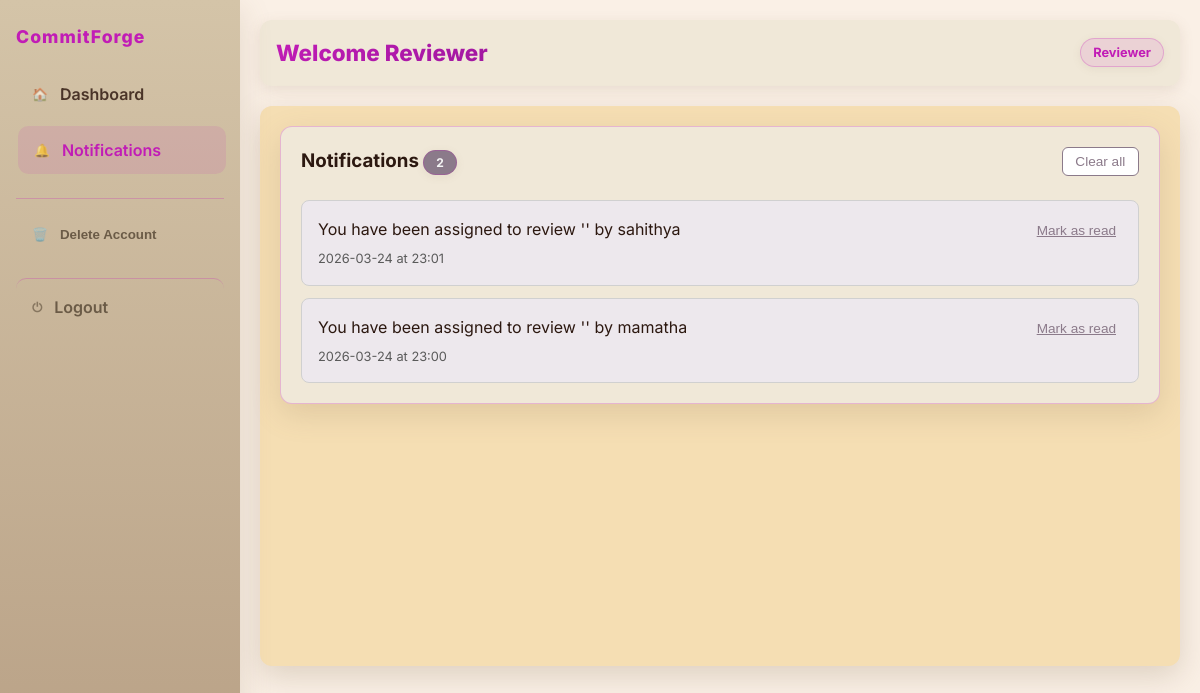
Page /notifications (signed in) on the committed database.
### tables this page shows
CREATE TABLE notifications (
        id INTEGER PRIMARY KEY AUTOINCREMENT,
        user_id INTEGER,
        message TEXT,
        type TEXT,
        related_project_id INTEGER,
        read_status INTEGER DEFAULT 0,
        created_at TEXT
    );

### routes/auth_routes.py (the view)
@auth_bp.route("/notifications")
def notifications():
    if "user_id" not in session:
        return redirect("/login")
    user_id = session.get("user_id")
    notifications = get_user_notifications(user_id)
    unread_count = sum(1 for n in notifications if n['read_status'] == 0)
    return render_template("notifications.html", notifications=notifications, unread_count=unread_count)

### utils/db.py (called while the page is built)
def get_db():
    conn = sqlite3.connect("database.db")
    conn.row_factory = sqlite3.Row
    return conn

### utils/helpers.py (called while the page is built)
def format_datetime_ist(dt_str=None, format_type="full"):
    if dt_str:
        if isinstance(dt_str, str):
            dt = datetime.fromisoformat(dt_str.replace('Z', '+00:00'))
        else:
            dt = dt_str
    else:
        dt = datetime.utcnow()
    ist_offset = timedelta(hours=5, minutes=30)
    ist_dt = dt + ist_offset
    if format_type == "date":
        return ist_dt.strftime("%Y-%m-%d")
    elif format_type == "time":
        return ist_dt.strftime("%H:%M")
    elif format_type == "datetime":
        return ist_dt.strftime("%Y-%m-%d %H:%M:%S")
    else:  # full
        return ist_dt.strftime("%Y-%m-%d at %H:%M")

### utils/notifications.py (called while the page is built)
def get_user_notifications(user_id, unread_only=False):
    conn = get_db()
    if unread_only:
        notifications = conn.execute("""
            SELECT * FROM notifications
            WHERE user_id = ? AND read_status = 0
            ORDER BY created_at DESC
        """, (user_id,)).fetchall()
    else:
        notifications = conn.execute("""
            SELECT * FROM notifications
            WHERE user_id = ?
            ORDER BY created_at DESC
        """, (user_id,)).fetchall()
    conn.close()
    return notifications

### templates/notifications.html
{% extends "base.html" %}
{% block content %}
<div class="panel">
    <div style="display:flex; justify-content:space-between; align-items:center; margin-bottom:1.5rem;">
        <h3 style="margin:0;">Notifications {% if unread_count %}<span class="pill"
                style="background:#8b7a8a; color:#f5f5f5; font-size:0.75rem;">{{ unread_count }}</span>{% endif %}</h3>
        <form method="POST" action="/notifications/clear" style="margin:0;">
            <button type="submit"
                style="padding:0.4rem 0.8rem; border-radius:0.375rem; border:1px solid #8b7a8a; background:#fff; color:#8b7a8a; cursor:pointer; font-size:0.85rem;">Clear
                all</button>
        </form>
    </div>
    {% if notifications %}
    <div style="display:grid; gap:0.75rem;">
        {% for notification in notifications %}
        <div
            style="background:{% if notification.read_status == 0 %}#ede8ed{% else %}#f0f0f0{% endif %}; border:1px solid #d0d0d0; border-radius:0.5rem; padding:1rem; display:grid; gap:0.5rem;">
            <div style="display:flex; justify-content:space-between; align-items:start; gap:1rem;">
                <div style="flex:1;">
                    <p style="margin:0; line-height:1.5;">{{ notification.message }}</p>
                    <div style="font-size:0.8rem; color:#5a5a5a; margin-top:0.5rem;">
                        {{ notification.created_at | ist_time }}
                    </div>
                </div>
                {% if notification.read_status == 0 %}
                <form method="POST" action="/notifications/{{ notification.id }}/read" style="margin:0;">
                    <button type="submit"
                        style="background:none; border:none; color:#8b7a8a; cursor:pointer; text-decoration:underline; font-size:0.85rem;">Mark
                        as read</button>
                </form>
                {% endif %}
            </div>
        </div>
        {% endfor %}
    </div>
    {% else %}
    <p style="color:#5a5a5a; text-align:center; padding:2rem;">No notifications yet.</p>
    {% endif %}
</div>
{% endblock %}

### static/css/style.css (style rules this page uses)
:root { --primary: #c11cb6; --primary-hover: #a017a0; --primary-light: rgba(193, 28, 182, 0.1); --primary-border: rgba(193, 28, 182, 0.25); --primary-border-hover: rgba(193, 28, 182, 0.4); --secondary: #8b7355; --secondary-hover: #a0866a; --secondary-light: rgba(139, 115, 85, 0.1); --secondary-border: rgba(184, 149, 106, 0.25); --bg-primary: #f5f5dc; --bg-secondary: #faf0e6; --bg-tertiary: #f5deb3; --bg-panel: #f0e8d8; --bg-card: #fefefe; --bg-input: #f8f6f0; --bg-overlay: rgba(0, 0, 0, 0.6); --text-primary: #2c1810; --text-secondary: #4a3428; --text-muted: #6b5b47; --text-subtle: #8b7d6b; --text-accent: #a0917f; --success: #6b8f7a; --success-bg: rgba(107, 143, 122, 0.15); --success-border: rgba(107, 143, 122, 0.35); --warning: #9a8a6b; --warning-bg: rgba(154, 138, 107, 0.15); --warning-border: rgba(154, 138, 107, 0.35); --error: #8a6b6b; --error-bg: rgba(138, 107, 107, 0.15); --error-border: rgba(138, 107, 107, 0.35); --border-light: #d4c4a8; --border-medium: rgba(193, 28, 182, 0.2); --border-focus: var(--primary); --shadow-sm: 0 2px 8px rgba(139, 115, 85, 0.1); --shadow-md: 0 4px 14px rgba(139, 115, 85, 0.15); --shadow-lg: 0 10px 30px rgba(139, 115, 85, 0.2); --shadow-xl: 0 10px 30px rgba(139, 115, 85, 0.25); --space-xs: 0.25rem; --space-sm: 0.5rem; --space-md: 0.75rem; --space-lg: 1rem; --space-xl: 1.25rem; --space-2xl: 1.5rem; --space-3xl: 2rem; --radius-sm: 0.4rem; --radius-md: 0.55rem; --radius-lg: 0.65rem; --radius-xl: 0.75rem; --radius-full: 999px; --font-size-xs: 0.75rem; --font-size-sm: 0.8rem; --font-size-base: 0.9rem; --font-size-lg: 1rem; --font-size-xl: 1.1rem; --font-size-2xl: 1.25rem; --font-size-3xl: 1.4rem; }
* { box-sizing: border-box; }
body { margin: 0; font-family: 'Inter', 'Segoe UI', Tahoma, Geneva, Verdana, sans-serif; background: var(--bg-primary); color: var(--text-primary); line-height: 1.5; }
.pill { background: var(--primary-light); color: var(--primary); font-size: var(--font-size-sm); font-weight: 700; border-radius: var(--radius-full); padding: var(--space-xs) var(--space-md); border: 1px solid var(--primary-border); box-shadow: var(--shadow-sm); transition: all 0.2s ease; }
.panel { background: var(--bg-panel); border: 1px solid var(--primary-border); border-radius: var(--radius-xl); padding: var(--space-xl); box-shadow: var(--shadow-lg); margin-bottom: var(--space-lg); transition: all 0.3s ease; }

### rows in the picture
notifications: message "You have been assigned to review '' by sahithya", created_at|ist_time "2026-03-24 at 23:01"
notifications: message "You have been assigned to review '' by mamatha", created_at|ist_time "2026-03-24 at 23:00"

### other values in the picture
{{ session.get('role') }} "Reviewer"
{{ unread_count }} "2"
